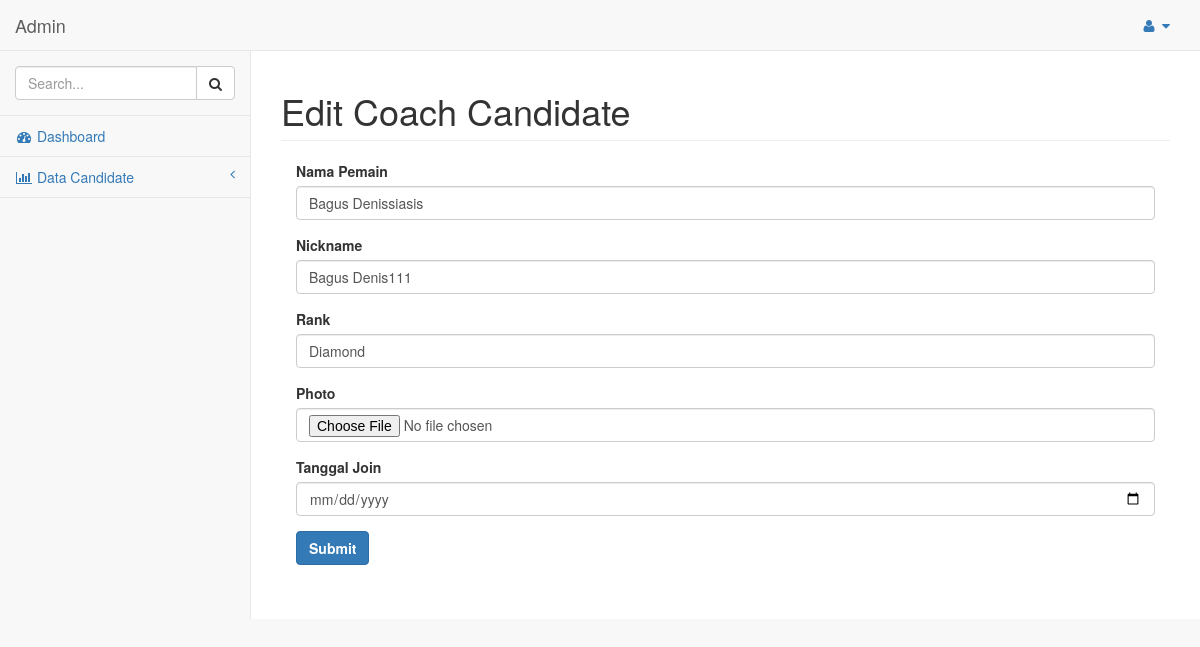
/index.php/coach/update/8, run on the app's committed database.
### tables this page shows
CREATE TABLE `pemain` (
  `id` int(15) NOT NULL,
  `nama` varchar(225) NOT NULL,
  `nickname` text NOT NULL,
  `rank` varchar(255) NOT NULL,
  `photo` varchar(50) DEFAULT NULL,
  `tanggalGabung` date NOT NULL
);

### application/controllers/Coach.php (called while the page is built, shortened)
<?php
class Coach extends CI_Controller {
	public function update($id)
	{
		$this->load->helper('url','form');
		$this->load->library('form_validation');
		$this->load->model('Admin_model');
		$data['pemain'] = $this->Admin_model->getpemain($id);
		$this->form_validation->set_rules('nama', 'Nama', 'trim|required');
		$this->form_validation->set_rules('nickname', 'Nickname', 'trim|required');
		$this->form_validation->set_rules('rank', 'Rank', 'trim|required');
		$this->form_validation->set_rules('tanggalGabung', 'Tgl Gabung', 'trim|required');
		if ($this->form_validation->run()==FALSE)
		{
			$this->load->view('admin/data_candidatecoach_editview', $data);
		}
	}
}

### index.php (called while the page is built, shortened)
<?php
require_once BASEPATH.'core/CodeIgniter.php';

### application/models/Admin_model.php (called while the page is built, shortened)
	<?php
	class Admin_model extends CI_Model
	{
		public function getpemain()
		{
			$query = $this->db->get("pemain");
			return $query->result();
		}
	}
?>

### application/views/admin/data_candidatecoach_editview.php (the view, shortened to what this page needs)
<!DOCTYPE html>
<html lang="en">
<head>
    <link href="<?php echo base_url() ?>assets/vendor/bootstrap/css/bootstrap.min.css" rel="stylesheet">
    <link href="<?php echo base_url() ?>assets/vendor/metisMenu/metisMenu.min.css" rel="stylesheet">
    <link href="<?php echo base_url() ?>assets/dist/css/sb-admin-2.css" rel="stylesheet">
    <link href="<?php echo base_url() ?>assets/vendor/morrisjs/morris.css" rel="stylesheet">
    <link href="<?php echo base_url() ?>assets/vendor/font-awesome/css/font-awesome.min.css" rel="stylesheet" type="text/css">
</head>
<body>
    <div id="wrapper">
        <nav class="navbar navbar-default navbar-static-top" role="navigation" style="margin-bottom: 0">
            <div class="navbar-header">
                <a class="navbar-brand" href="index.html">Admin</a>
            </div>
            <ul class="nav navbar-top-links navbar-right">
                <li class="dropdown">
                    <a class="dropdown-toggle" data-toggle="dropdown" href="#">
                        <i class="fa fa-user fa-fw"></i> <i class="fa fa-caret-down"></i>
                    </a>
                </li>
            </ul>
            <div class="navbar-default sidebar" role="navigation">
                <div class="sidebar-nav navbar-collapse">
                    <ul class="nav" id="side-menu">
                        <li class="sidebar-search">
                            <div class="input-group custom-search-form">
                                <input type="text" class="form-control" placeholder="Search...">
                                <span class="input-group-btn">
                                <button class="btn btn-default" type="button">
                                    <i class="fa fa-search"></i>
                                </button>
                                </span>
                            </div>
                        </li>
                        <li>
                            <a href="<?php echo base_url('index.php/admin/index') ?>"><i class="fa fa-dashboard fa-fw"></i> Dashboard</a>
                        </li>
                        <li>
                            <a href="#"><i class="fa fa-bar-chart-o fa-fw"></i> Data Candidate<span class="fa arrow"></span></a>
                        </li>
                    </ul>
                </div>
            </div>
        </nav>
        <div id="page-wrapper">
          <div class="row">
            <div class="col-lg-12">
                <h1 class="page-header">Edit Coach Candidate</h1>
            </div>
          </div>
            <div class="row">
              <div class="col-lg-12">
                <div class="col-xs-12 col-sm-12 col-md-12 col-lg-12">
                  <?php echo form_open_multipart('coach/update/'.$this->uri->segment(3)); ?>
                  <div class="form-group">
                    <label for=""><b>Nama Pemain</b></label>
                    <input type="text" class="form-control" name="nama" id="nama" value="<?php echo $pemain[0]->nama ?>" placeholder="Input field">
                  </div>
                  <div class="form-group">
                    <label for=""><b>Nickname</b></label>
                    <input type="text" class="form-control" name="nickname" id="nickname" value="<?php echo $pemain[0]->nickname ?>" placeholder="Input field">
                  </div>
                  <div class="form-group">
                    <label for=""><b>Rank</b></label>
                    <input type="text" class="form-control" name="rank" id="rank" value="<?php echo $pemain[0]->rank ?>" placeholder="Input field">
                  </div>
                  <div class="form-group">
                    <label for="">Photo</label>
                    <input type="file" class="form-control" name="userfile" value="<?php echo $pemain[0]->photo?>" placeholder="Input field">
                  </div>
                  <div class="form-group">
                    <label for=""><b>Tanggal Join</b></label>
                    <input type="date" name="tanggalGabung" placeholder="YYYY-MM-DD" id="tanggalGabung" class="form-control"
                          pattern="(?:19|20)[0-9]{2}-(?:(?:0[1-9]|1[0-2])-(?:0[1-9]|1[0-9]|2[0-9])|(?:(?!02)(?:0[1-9]|1[0-2])-(?:30))|(?:(?:0[13578]|1[02])-31))"
                          title="Enter a date in this format YYYY-MM-DD"/>
                  </div>
                  <button type="submit" class="btn btn-primary"><b>Submit</b></button>
                  <?php echo form_close(); ?>
                </div>
            </div>
    </div>
</body>
</html>

### data on the page
pemain: nama "Bagus Denissiasis", nickname "Bagus Denis111", rank "Diamond"
